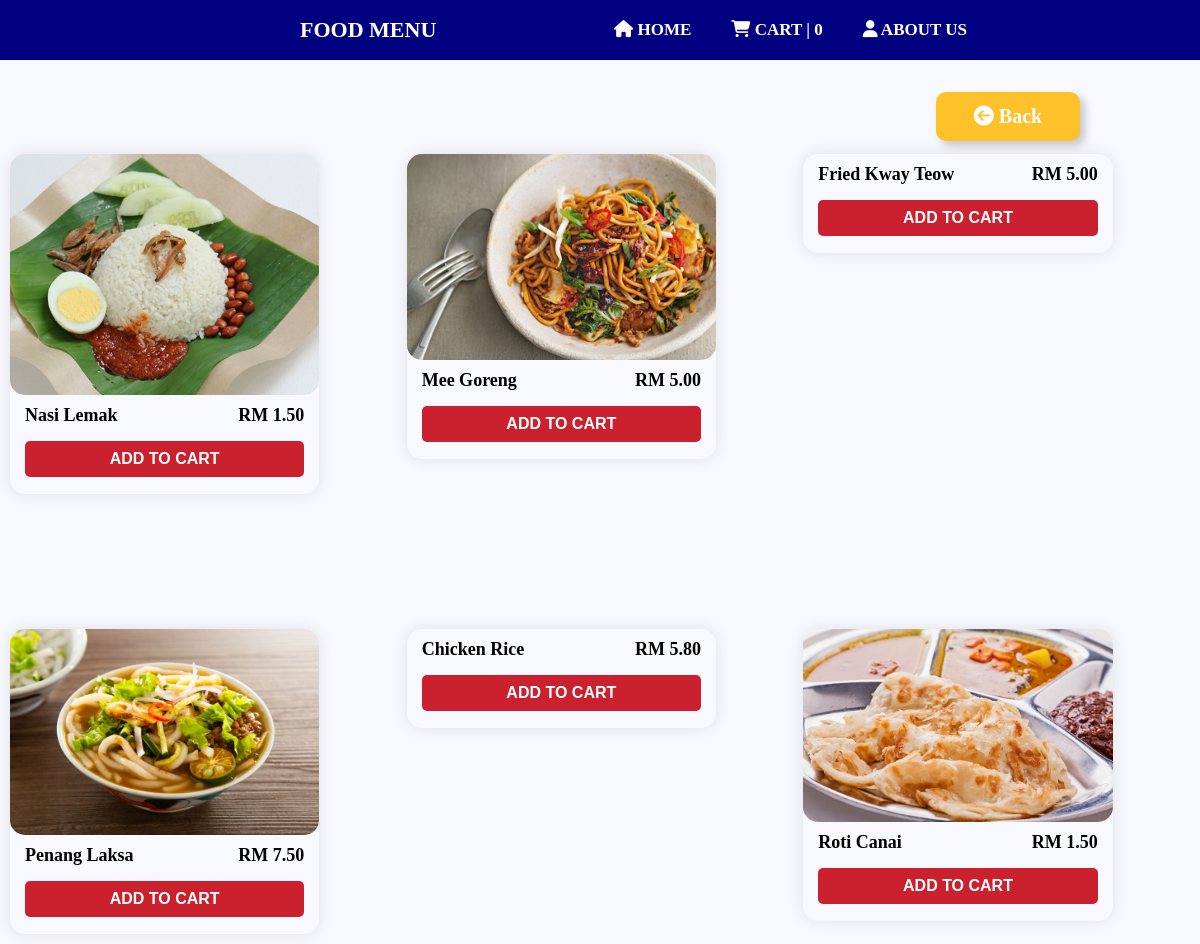
Page /menu.php?id=30 on the committed database.
### tables this page shows
CREATE TABLE `food` (
  `id` int(10) UNSIGNED NOT NULL,
  `food_name` varchar(50) NOT NULL,
  `price` decimal(10,2) NOT NULL,
  `img_name` varchar(50) NOT NULL,
  `category_id` int(10) UNSIGNED NOT NULL
);

### menu.php (the view, shortened to what this page needs)
<?php
include('partial-front/menu.php');
?>
<section class="nav_bar">
  <div class="container">
    <label class="logo">FOOD MENU</label>
    <ul>
      <li><a href="index.php"><i class='fa fa-home' style='color: white'></i> HOME</a></li>
      <?php
        $select_rows = mysqli_query($conn, "SELECT * FROM `cart`") or die('query failed');
        $row_count = mysqli_num_rows($select_rows);
      ?>
      <li><a href="checkout.php" class="cart"><i class='fa fa-shopping-cart' style='color: white'></i>
        CART | <span><?php echo $row_count; ?></span></a></li>
      <li><a href="aboutus.php"><i class='fa fa-user' style='color: white'></i> ABOUT US</a></li>
    </ul>
</section>
<div class="container">
  <a href="categories.php" class="back_button"> <i class="fa fa-arrow-circle-left"></i> Back</a>
</div>
<div class="menu">
<?php
			if(isset($_GET['id']))
			{
				$id = $_GET['id'];
				$sql= "SELECT * FROM food WHERE category_id=$id";
				$res = mysqli_query($conn,$sql);
				$count = mysqli_num_rows($res);
				if($count>0){
					while($fetch_food = mysqli_fetch_assoc($res))
					{
						?>
						<form action="" method="post">
						  <div class="food_items">
									<img src="admin/upload_foodimg/<?php echo $fetch_food['img_name']; ?>" alt="">
									<div class="details">
										<div class="details2">
											<h4><?php echo $fetch_food['food_name']; ?></h4>
											<h4 class="price">RM <?php echo $fetch_food['price']; ?></h4>
										</div>
        							  <input type="submit" value="ADD TO CART" name="add_to_cart" class="cart_button">
									</div>
						  </div>
						</form>
					  <?php
					 };
				};
			}
		?>
    </div>
    </body>
</html>

### css/styles.css (style rules this page uses)
* { padding: 0; margin: 0; text-decoration: none; list-style: none; box-sizing: border-box; }
body { background-color: #F8F8FF; }
.container { width: 80%; margin: 0 auto; padding: 1%; }
.nav_bar { height: 60px; width: 100%; position: fixed; z-index: 1; background-color: #000080; border-radius: 0px; padding: 0px 100px; display: flex; justify-content: space-between; align-items: center; box-sizing: border-box; }
label.logo { color: white; font-size: 22px; line-height: 80px; padding: 0 90px; font-weight: bold; font-family: serif; }
ul { list-style-type: none; float: right; margin-right: 5px; }
ul li { display: inline-block; font-weight: bold; line-height: 80px; margin:0 5px; }
ul li a { color: white; font-size: 17px; padding: 7px 13px; border-radius: 3px; }
a { color: white; text-decoration: none; }
.menu { padding: 0 10px 10px 10px; display: grid; grid-template-columns: repeat(auto-fit, minmax(350px, 1fr)); grid-gap: 5px 10px; }
.food_items { display: grid; position: relative; grid-template-rows: auto 1fr; border-radius: 15px; box-shadow: 0 0 15px rgba(0,0,0,0.1); margin-top: 130px; width: 80%; }
.food_items img { position: relative; width: 100%; border-radius: 15px; }
.details { padding: 10px 15px; display: grid; grid-template-rows: auto 1fr 10px; grid-row-gap: 15px; }
.details2 { display: grid; grid-template-columns: auto auto; }
.details2 h4 { font-weight: 600; font-size: 18px; }
.price { text-align: right; }
.details .cart_button { background-color: #cb202d; border: none; color: white; font-size: 16px; font-weight: 600; border-radius: 5px; height: 200%; cursor: pointer; width: 100%; }
.back_button { margin-top: 80px; background-color: #fdc12a; padding: 13px; margin-left: 67%; width: 12%; position:absolute; text-align: center; color: white; font-size: 20px; font-weight: bold; cursor: pointer; border-radius: 10px; border: none; box-shadow: 5px 5px 8px rgba(0,0,0,0.2); transition: all 0.3s ease-out; }

### rows in the picture
food: img_name (picture), food_name "Nasi Lemak", price "1.50"
food: img_name (picture), food_name "Mee Goreng", price "5.00"
food: food_name "Fried Kway Teow", price "5.00"
food: img_name (picture), food_name "Penang Laksa", price "7.50"
food: food_name "Chicken Rice", price "5.80"
food: img_name (picture), food_name "Roti Canai", price "1.50"

### other values in the picture
$row_count "0"
